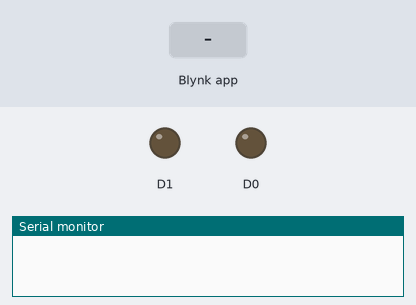
The sketch below on a simulated ESP8266 (NodeMCU). On the bench: output pins drawn as LEDs (lit = HIGH), the last lines printed to the serial monitor. Inputs (shaded band) come from the test bench. WiFi joins after 1.5 s; servers stay silent unless stated.

Above: at 3.0 s.
3.1 s: Blynk app writes 1 to V0
At 4.0 s:
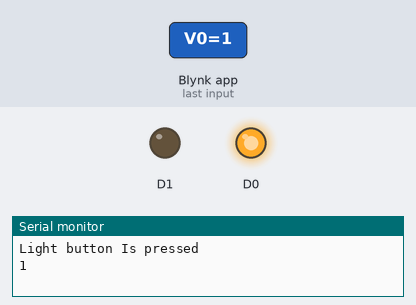
4.6 s: Blynk app writes 1 to V1
At 5.1 s:
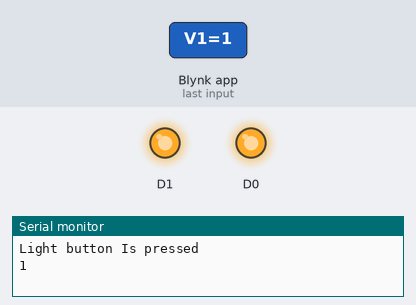
6.1 s: Blynk app writes 0 to V0
At 7.3 s:
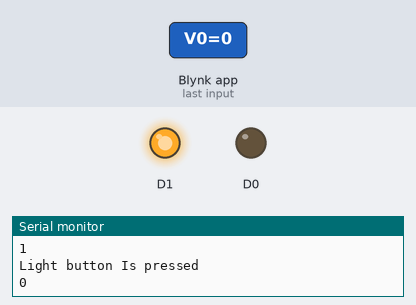
7.6 s: Blynk app writes 200 to V0
At 8.6 s:
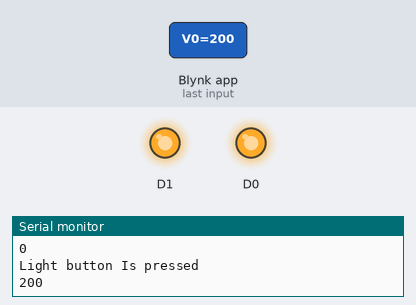
9.1 s: Blynk app writes 0 to V1
At 9.8 s:
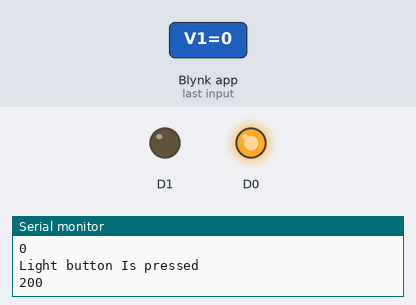
Timing chart, 0 to 11.6 s (numbered marks = the images above; inputs shaded):
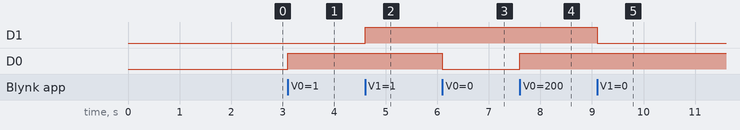

Measured:
- after the input at 3.1 s, D0: LOW → HIGH at once
- after the input at 4.6 s, D1: LOW → HIGH at once
- after the input at 6.1 s, D0: HIGH → LOW at once
- after the input at 7.6 s, D0: LOW → HIGH at once
- after the input at 9.1 s, D1: HIGH → LOW at once

The sketch:

Vishal_Malavi.ino
```cpp
/*************************************************************

  This is a simple demo of sending and receiving some data.
  Be sure to check out other examples!
 *************************************************************/

// Template ID, Device Name and Auth Token are provided by the Blynk.Cloud
// See the Device Info tab, or Template settings
#define BLYNK_TEMPLATE_ID "TMPL9h-ubjXJ"
#define BLYNK_DEVICE_NAME "Vishal Home"
#define BLYNK_AUTH_TOKEN "xknr9g7AKQC_KA7vxYgB6dzMbgTneSYE"


// Comment this out to disable prints and save space
#define BLYNK_PRINT Serial


#include <ESP8266WiFi.h>
#include <BlynkSimpleEsp8266.h>

char auth[] = BLYNK_AUTH_TOKEN;

// Your WiFi credentials.
// Set password to "" for open networks.
char ssid[] = "POCO M2 Pro";
char pass[] = "vishal@12345";

BlynkTimer timer;

// This function is called every time the Virtual Pin 0 state changes


BLYNK_WRITE(V0)
{
  // Set incoming value from pin V0 to a variable
  int value = param.asInt();
  Serial.println("Light button Is pressed");
  Serial.println(value);
  // Update state
  digitalWrite(D0, value);
}

BLYNK_WRITE(V1)
{
  // Set incoming value from pin V0 to a variable
  int value = param.asInt();

  // Update state
  digitalWrite(D1, value);
}


// This function is called every time the device is connected to the Blynk.Cloud
BLYNK_CONNECTED()
{
  // Change Web Link Button message to "Congratulations!"
  Blynk.setProperty(V3, "offImageUrl", "https://static-image.nyc3.cdn.digitaloceanspaces.com/general/fte/congratulations.png");
  Blynk.setProperty(V3, "onImageUrl",  "https://static-image.nyc3.cdn.digitaloceanspaces.com/general/fte/congratulations_pressed.png");
  Blynk.setProperty(V3, "url", "https://docs.blynk.io/en/getting-started/what-do-i-need-to-blynk/how-quickstart-device-was-made");
}

// This function sends Arduino's uptime every second to Virtual Pin 2.
void myTimerEvent()
{
  // You can send any value at any time.
  // Please don't send more that 10 values per second.
  Blynk.virtualWrite(V2, millis() / 1000);
}

void setup()
{
  // Debug console
  Serial.begin(115200);

  Blynk.begin(auth, ssid, pass);
  pinMode(D0,OUTPUT);
  pinMode(D1,OUTPUT);
  // You can also specify server:
  //Blynk.begin(auth, ssid, pass, "blynk.cloud", 80);
  //Blynk.begin(auth, ssid, pass, IPAddress(192,168,1,100), 8080);

  // Setup a function to be called every second
  timer.setInterval(1000L, myTimerEvent);
}

void loop()
{
  Blynk.run();
  timer.run();
  // You can inject your own code or combine it with other sketches.
  // Check other examples on how to communicate with Blynk. Remember
  // to avoid delay() function!
}
```
